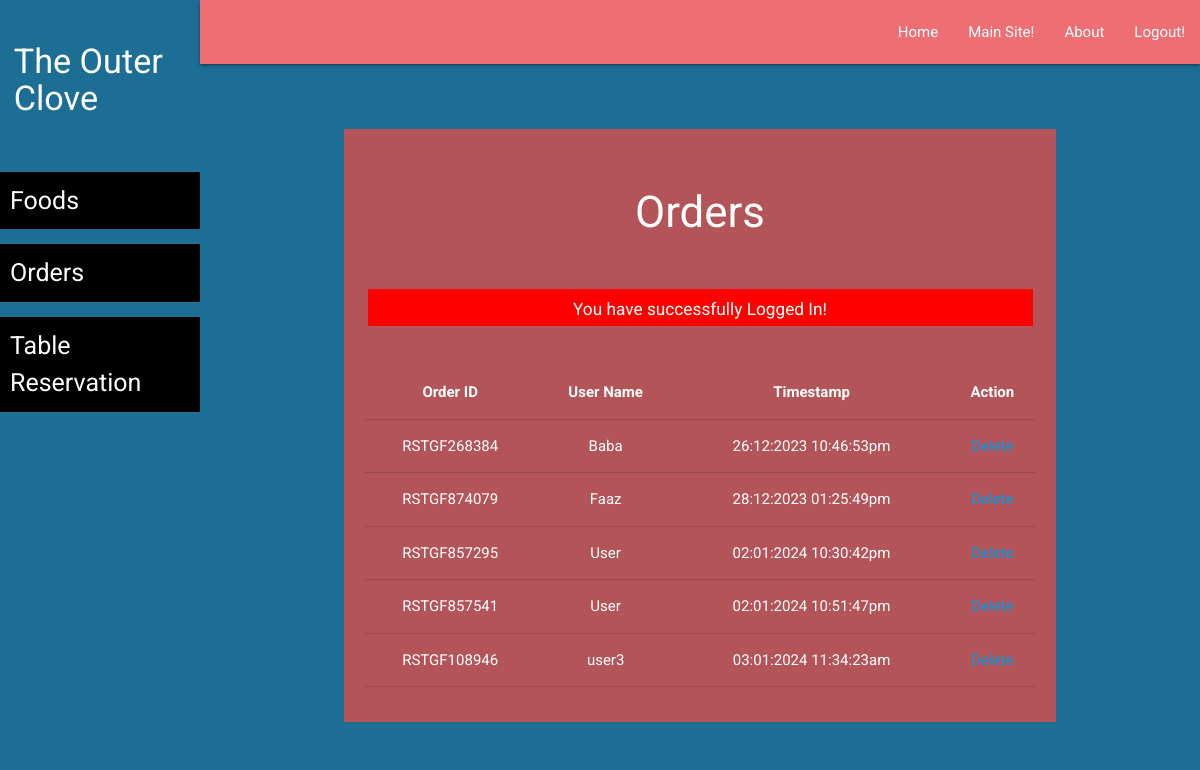
/TheOuterClove/staff/order-list.php (signed in), run on the app's committed database.
### tables this page shows
CREATE TABLE `orders` (
  `id` int(11) NOT NULL,
  `order_id` varchar(20) NOT NULL,
  `user_id` varchar(10) NOT NULL,
  `food_id` varchar(10) NOT NULL,
  `user_name` varchar(100) NOT NULL,
  `timestamp` varchar(50) NOT NULL
);

### TheOuterClove/staff/order-list.php (the view, shortened to what this page needs)
<?php
require('../backends/connection-pdo.php');
$sql = 'SELECT orders.order_id, orders.user_name, orders.timestamp, food.fname FROM orders LEFT JOIN food ON orders.food_id = food.id';
$query  = $pdoconn->prepare($sql);
$query->execute();
$arr_all = $query->fetchAll(PDO::FETCH_ASSOC);
?>
<?php require('layout/header.php'); ?>
<?php require('layout/left-sidebar-long.php'); ?>
<?php require('layout/topnav.php'); ?>
<?php require('layout/left-sidebar-short.php'); ?>
<div class="section white-text" style="background: #B35458;">
    <div class="section">
        <h3>Orders</h3>
    </div>
    <?php
    if (isset($_SESSION['msg'])) {
        echo '<div class="section center" style="margin: 5px 35px;"><div class="row" style="background: red; color: white;">
        <div class="col s12">
            <h6>'.$_SESSION['msg'].'</h6>
            </div>
        </div></div>';
    }
    ?>
    <div class="section center" style="padding: 20px;">
        <table class="centered responsive-table">
            <thead>
                <tr>
                    <th>Order ID</th>
                    <th>User Name</th>
                    <th>Timestamp</th>
                    <th>Action</th>
                </tr>
            </thead>
            <tbody>
                <?php foreach ($arr_all as $key): ?>
                    <tr>
                        <td><?php echo $key['order_id']; ?></td>
                        <td><?php echo $key['user_name']; ?></td>
                        <td><?php echo $key['timestamp']; ?></td>
                        <td>
                            <a href="?delete_order_id=<?php echo $key['order_id']; ?>" onclick="return confirm('Are you sure you want to delete this order?')">Delete</a>
                        </td>
                    </tr>
                <?php endforeach; ?>
            </tbody>
        </table>
    </div>
</div>
<?php require('layout/footer.php'); ?>

### TheOuterClove/css/form-style.css (style rules this page uses)
body { background: #1D6E95; font-family: "Roboto", sans-serif; -webkit-font-smoothing: antialiased; -moz-osx-font-smoothing: grayscale; }
.row { margin-bottom: 0 !important; }
.col { padding: 0 !important; }

### data on the page
orders: order "RSTGF268384", user_name "Baba", timestamp "26:12:2023 10:46:53pm"
orders: order "RSTGF874079", user_name "Faaz", timestamp "28:12:2023 01:25:49pm"
orders: order "RSTGF857295", user_name "User", timestamp "02:01:2024 10:30:42pm"
orders: order "RSTGF857541", user_name "User", timestamp "02:01:2024 10:51:47pm"
orders: order "RSTGF108946", user_name "user3", timestamp "03:01:2024 11:34:23am"

### other printed values
$_SESSION['msg'] "You have successfully Logged In!"
